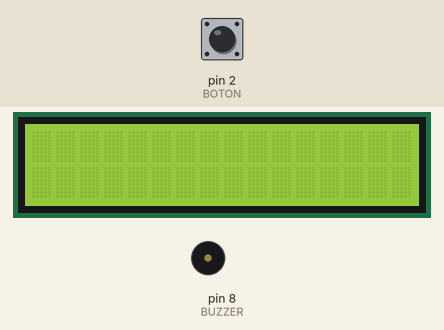
A sketch run on a simulated Arduino Uno, built with avr-gcc and run on an emulated ATmega328P. Parts: 16×2 character LCD, buzzer (waves = sounding, pin HIGH). The test bench sets the inputs (shaded band); at power-on: pin 2 (BOTON) LOW.

Above: at 1.2 s.
1.3 s: pin 2 (BOTON) pulled HIGH for 0.15 s
At 3.4 s:
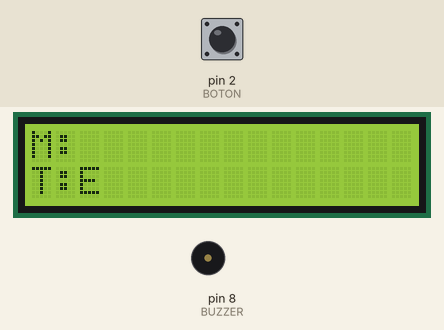
3.8 s: pin 2 (BOTON) pulled HIGH for 1 s
At 6.8 s:
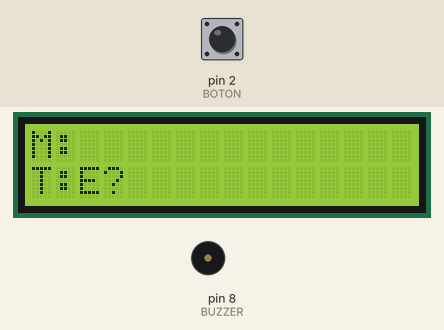
7.4 s: pin 2 (BOTON) pulled HIGH for 0.15 s
At 9.4 s:
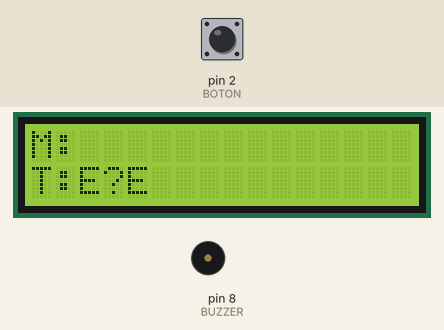
9.9 s: pin 2 (BOTON) pulled HIGH for 3.2 s
At 15.4 s:
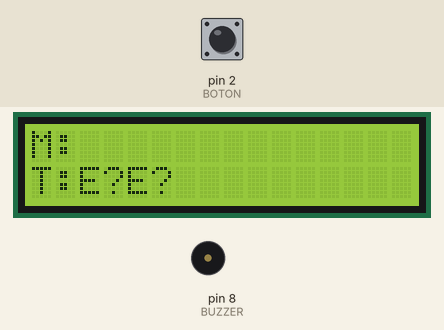
15.7 s: pin 2 (BOTON) pulled HIGH for 0.15 s
At 17.9 s:
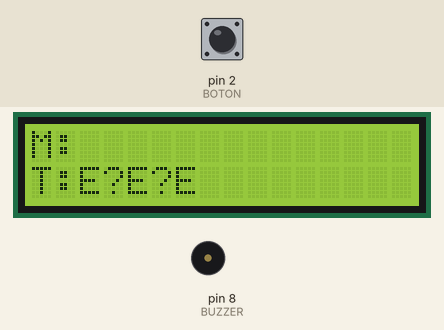
18.2 s: pin 2 (BOTON) pulled HIGH for 1 s
At 21.5 s:
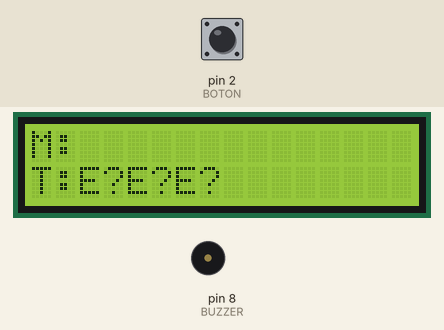
Timing chart, 0 to 22.8 s (numbered marks = the images above; inputs shaded):
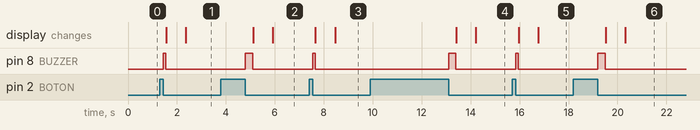

The sketch:

Code.ino
```cpp
#include <Wire.h>
#include <LiquidCrystal_I2C.h>
#define BOTON 2
#define BUZZER 8
LiquidCrystal_I2C lcd(0x27, 16, 2);
unsigned long tInicio, tFin;
unsigned long ultimoEvento = 0;
String morseActual = "";
String texto = "";
void setup() {
pinMode(BOTON, INPUT);
pinMode(BUZZER, OUTPUT);
lcd.init();
lcd.backlight();
Serial.begin(9600);
}
void loop() {
if (digitalRead(BOTON) == HIGH) {
tInicio = millis();
while (digitalRead(BOTON) == HIGH);
tFin = millis();
unsigned long duracion = tFin - tInicio;
if (duracion < 300) {
morseActual += ".";
tono(100);
} else {
morseActual += "-";
tono(300);
}
ultimoEvento = millis();
actualizarLCD();
}
if (morseActual.length() > 0 && millis() - ultimoEvento > 800) {
texto += traducirMorse(morseActual);
morseActual = "";
actualizarLCD();
}
}
void tono(int d) {
digitalWrite(BUZZER, HIGH);
delay(d);
digitalWrite(BUZZER, LOW);
}
void actualizarLCD() {
lcd.clear();
lcd.setCursor(0,0);
lcd.print("M:");
lcd.print(morseActual);
lcd.setCursor(0,1);
lcd.print("T:");
lcd.print(texto);
}
char traducirMorse(String m) {
if (m == ".-") return 'A';
if (m == "-...") return 'B';
if (m == "-.-.") return 'C';
if (m == "-..") return 'D';
if (m == ".") return 'E';
if (m == "....") return 'H';
if (m == "---") return 'O';
if (m == "...") return 'S';
return '?';
}
```

Measured:
- after the input at 1.3 s, pin 8 (BUZZER): LOW → HIGH after 0.15 s, → LOW 0.10 s later; the display: first changes after 0.26 s (image 1 shows a later state)
- after the input at 3.8 s, pin 8 (BUZZER): LOW → HIGH after 1.0 s, → LOW 0.30 s later; the display: first changes after 1.3 s (image 2 shows a later state)
- after the input at 7.4 s, pin 8 (BUZZER): LOW → HIGH after 0.15 s, → LOW 0.10 s later; the display: first changes after 0.26 s (image 3 shows a later state)
- after the input at 9.9 s, pin 8 (BUZZER): LOW → HIGH after 3.2 s, → LOW 0.30 s later; the display: first changes after 3.5 s (image 4 shows a later state)
- after the input at 15.7 s, pin 8 (BUZZER): LOW → HIGH after 0.15 s, → LOW 0.10 s later; the display: first changes after 0.26 s (image 5 shows a later state)
- after the input at 18.2 s, pin 8 (BUZZER): LOW → HIGH after 1.0 s, → LOW 0.30 s later; the display: first changes after 1.3 s (image 6 shows a later state)
